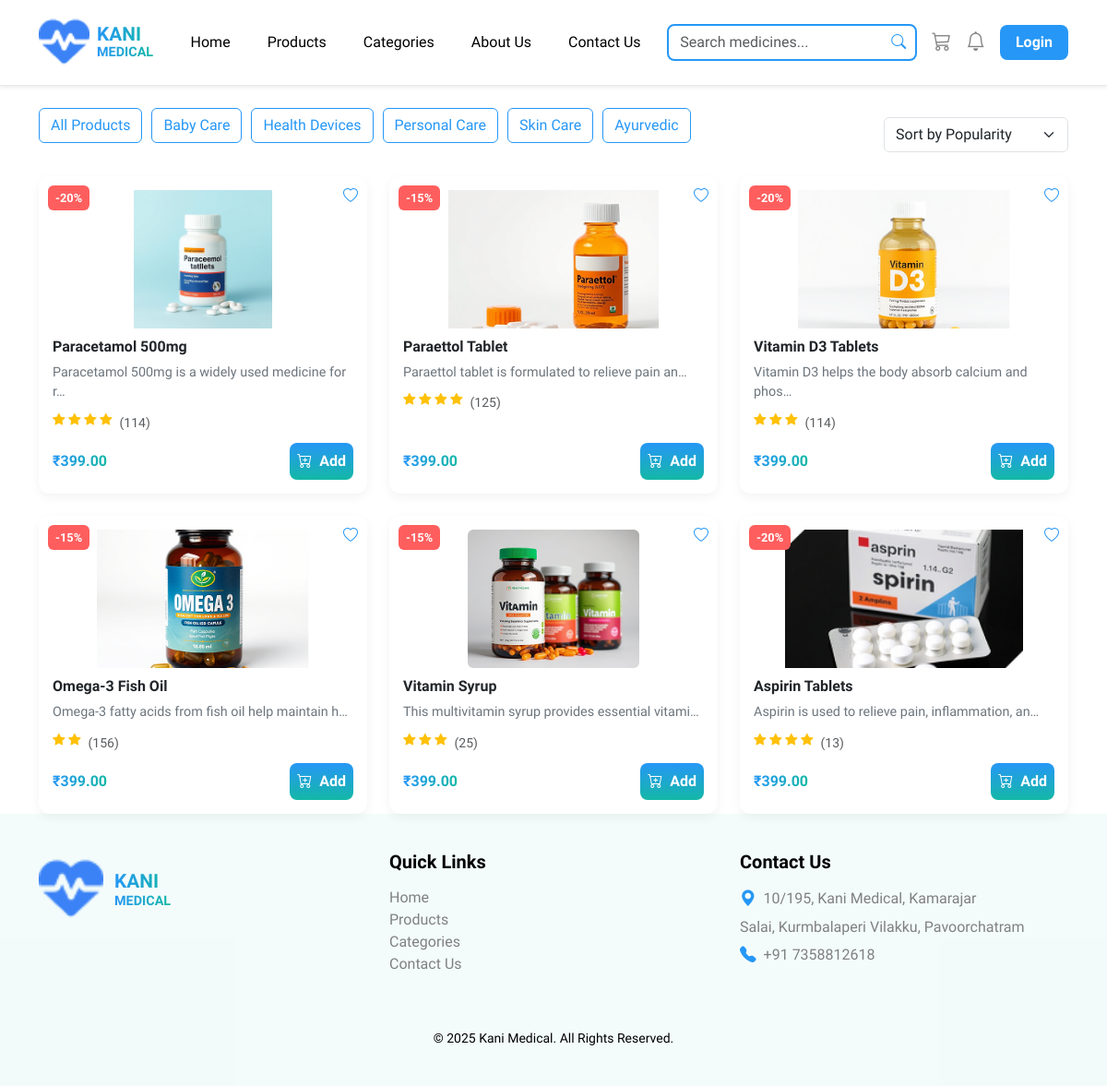
Page /categories/ on the committed database.
### shop/models.py (models this page shows, shortened)
class Category(models.Model):
    name = models.CharField(max_length=100, unique=True)
    description = models.TextField(blank=True, null=True)

class Product(models.Model):
    category = models.ForeignKey('Category', on_delete=models.CASCADE, related_name='products')
    name = models.CharField(max_length=200)
    short_description = models.CharField(max_length=255, blank=True, null=True)
    description = models.TextField()
    price = models.DecimalField(max_digits=10, decimal_places=2)
    discount_price = models.DecimalField(max_digits=10, decimal_places=2, blank=True, null=True)
    image = models.ImageField(upload_to='products/')
    stock = models.PositiveIntegerField(default=0)
    rating = models.PositiveIntegerField(default=0)
    rating_count = models.PositiveIntegerField(default=0)
    is_featured = models.BooleanField(default=False)
    badge = models.CharField(max_length=50, blank=True, null=True)
    key_benefits = models.TextField(blank=True, null=True, help_text="Enter one benefit per line")

### shop/views.py (the view)
# urls.py: path('categories/', views.categories, name='categories'),
def categories(request):
    all_categories = Category.objects.all()
    all_products = Product.objects.all()
    context = {
        'categories': all_categories,
        'products': all_products,
    }
    return render(request, 'shop/categories.html', context)

### shop/context_processors.py (called while the page is built)
def cart_count(request):
    cart_items_count = 0
    if request.user.is_authenticated:
        cart_items_count = Cart.objects.filter(user=request.user).count()
    else:
        cart = request.session.get('cart', {})
        for item in cart.values():
            cart_items_count += item.get('quantity', 0)
    return {
        'cart_items_count': cart_items_count
    }

### shop/templatetags/custom_tags.py (called while the page is built)
@register.filter
def times(number):
    if not number:
        return range(0)
    return range(number)

### shop/templates/shop/categories.html (shortened to what this page needs)
{% extends 'shop/base.html' %}
{% load static %}
{% load custom_tags %}
{% block content %}
<div class="container mt-4">
    <div class="d-flex justify-content-between align-items-center mb-3 flex-wrap">
        <div class="category-btns">
            {% for category in categories %}
                <button data-category="{{ category.name }}">{{ category.name }}</button>
            {% endfor %}
        </div>
        <select class="form-select sort-select mt-2 mt-md-0" style="width: 200px;">
            <option value="popularity">Sort by Popularity</option>
        </select>
    </div>
    <div class="row row-cols-1 row-cols-md-3 g-4" id="products-grid">
        {% for product in products %}
        <div class="col product-item" data-category="{{ product.category.name }}" data-price="{{ product.price }}" data-popularity="{{ product.rating|default:0 }}">
            <a href="{% url 'product_detail' product_id=product.id %}?from_category=1" class="text-decoration-none text-dark">
             <div class="product-card position-relative h-100 d-flex flex-column">
                    {% if product.badge %}
                        {% if product.badge == "Best Seller" %}
                            <div class="product-badge badge-best-seller">{{ product.badge }}</div>
                        {% elif product.badge == "New" %}
                            <div class="product-badge badge-new">{{ product.badge }}</div>
                        {% else %}
                            <div class="product-badge badge-default">{{ product.badge }}</div>
                        {% endif %}
                    {% endif %}
                    <div class="wishlist-icon"><i class="bi bi-heart"></i></div>
                    <img src="{{ product.image.url|default_if_none:'/static/images/placeholder.png' }}" alt="{{ product.name }}" class="img-fluid mb-2">
                    <div class="product-name">{{ product.name }}</div>
                    <div class="product-desc">{{ product.description|truncatechars:50 }}</div>
                    <div class="d-flex align-items-center mb-2">
                        <div class="product-rating me-2">
                            {% for i in product.rating|default:0|times %}
                                <i class="bi bi-star-fill text-warning"></i>
                            {% endfor %}
                        </div>
                        <small class="text-muted">({{ product.rating_count|default:0 }})</small>
                    </div>
                    <div class="d-flex justify-content-between align-items-center mt-auto">
                        <div>
                            <span class="price-gradient">₹{{ product.price }}</span>
                        </div>
                        <button class="add-cart-btn"><i class="bi bi-cart-plus me-1"></i> Add</button>
                    </div>
                </div>
            </a>
        </div>
        {% endfor %}
    </div>
</div>
{% endblock %}

### shop/templates/shop/base.html (shortened to what this page needs)
{% load static %}
<!DOCTYPE html>
<html lang="en">
<head>
  <link href="https://cdn.jsdelivr.net/npm/bootstrap@5.3.2/dist/css/bootstrap.min.css" rel="stylesheet">
  <link href="https://cdn.jsdelivr.net/npm/bootstrap-icons@1.11.1/font/bootstrap-icons.css" rel="stylesheet">
<link rel="stylesheet" href="{% static 'css/style.css' %}">
</head>
<body>
<nav class="navbar navbar-expand-lg shadow-sm">
  <div class="container">
    <a class="navbar-brand d-flex align-items-center" href="{% url 'home' %}">
      <img src="{% static 'images/i.png' %}" alt="Logo">
      <div class="brand-text ms-2">
        <span>KANI</span>
        <small>MEDICAL</small>
      </div>
    </a>
    <div class="collapse navbar-collapse" id="navbarNav">
      <ul class="navbar-nav text-center">
        <li class="nav-item"><a class="nav-link" href="{% url 'home' %}">Home</a></li>
        <li class="nav-item"><a class="nav-link" href="#">Products</a></li>
        <li class="nav-item"><a class="nav-link" href="{% url 'categories' %}">Categories</a></li>
        <li class="nav-item"><a class="nav-link" href="{% url 'About' %}">About Us</a></li>
        <li class="nav-item"><a class="nav-link" href="{% url 'Contact' %}">Contact Us</a></li>
      </ul>
      <div class="d-flex align-items-center gap-3 ms-auto">
        <form class="search-bar">
          <input class="form-control" type="search" placeholder="Search medicines..." aria-label="Search">
          <i class="bi bi-search"></i>
        </form>
<a href="{% url 'cart_page' %}" class="icon-grey position-relative">
  <i class="bi bi-cart3"></i>
</a>
        <a href="#" class="icon-grey"><i class="bi bi-bell"></i></a>
        {% if user.is_authenticated %}
          <div class="dropdown">
            <a class="btn btn-login dropdown-toggle" href="#" role="button" id="userMenu" data-bs-toggle="dropdown" aria-expanded="false">
              {{ user.username }}
            </a>
            <ul class="dropdown-menu" aria-labelledby="userMenu">
              <li><hr class="dropdown-divider"></li>
              <li><a class="dropdown-item" href="{% url 'logout' %}">Logout</a></li>
            </ul>
          </div>
        {% else %}
          <a href="{% url 'login' %}" class="btn btn-login">Login</a>
        {% endif %}
      </div>
    </div>
  </div>
</nav>
  <main>
    {% block content %}
    {% endblock %}
  </main>
  <footer>
    <div class="container">
      <div class="row">
        <div class="col-md-4 mb-4">
          <div class="footer-logo">
            <img src="{% static 'images/i.png' %}" alt="Logo">
            <div class="brand-text">
              <span>KANI</span>
              <small>MEDICAL</small>
            </div>
          </div>
        </div>
        <div class="col-md-4 mb-4">
          <h5>Quick Links</h5>
          <ul>
            <li><a href="#">Home</a></li>
            <li><a href="#">Products</a></li>
            <li><a href="{% url 'categories' %}">Categories</a></li>
            <li><a href="#">Contact Us</a></li>
          </ul>
        </div>
        <div class="col-md-4 mb-4">
          <h5>Contact Us</h5>
          <div class="contact-info">
            <p><i class="bi bi-geo-alt-fill"></i>10/195, Kani Medical, Kamarajar</p>
            <p>Salai, Kurmbalaperi Vilakku, Pavoorchatram</p>
            <p><i class="bi bi-telephone-fill"></i>+91 7358812618</p>
          </div>
        </div>
      </div>
      <div class="text-center mt-3">
        <small>© 2025 Kani Medical. All Rights Reserved.</small>
      </div>
    </div>
  </footer>
</body>
</html>

### shop/templates/shop/base.html (style rules this page uses)
body { font-family: 'Urbanist', sans-serif; background-color: #ffffff; color: #000000; }
.navbar { background-color: #ffffff; border-bottom: 1px solid #eaeaea; position: sticky; top: 0; z-index: 1030; transition: all 0.3s ease-in-out; }
.navbar-brand img { width: 55px; height: auto; }
.brand-text { display: flex; flex-direction: column; line-height: 1.1; }
.brand-text span { font-weight: 700; font-size: 1.3rem; background: linear-gradient(90deg, #2697F6, #14B8A6); -webkit-background-clip: text; -webkit-text-fill-color: transparent; }
.brand-text small { font-size: 0.9rem; font-weight: 600; background: linear-gradient(90deg, #2697F6, #14B8A6); -webkit-background-clip: text; -webkit-text-fill-color: transparent; }
.navbar-nav { margin: 0 auto; }
.navbar-nav .nav-link { color: #000 !important; font-weight: 500; margin: 0 12px; position: relative; }
.navbar-nav .nav-link { position: relative; padding: 8px 15px; border-radius: 8px; transition: all 0.3s ease; }
.search-bar { position: relative; animation: fadeIn 0.6s ease-in-out; }
.search-bar input { border: 2px solid #2697F6; border-radius: 8px; padding-right: 35px; }
.search-bar .bi-search { position: absolute; right: 12px; top: 50%; transform: translateY(-50%); color: #2697F6; }
.icon-grey { color: grey !important; font-size: 1.3rem; transition: transform 0.2s ease-in-out; }
.btn-login { background-color: #2697F6; color: #fff; border-radius: 8px; padding: 6px 16px; font-weight: 600; transition: all 0.3s ease-in-out; }
footer { background-color: rgba(20, 184, 166, 0.05); padding: 40px 0; animation: fadeInUp 0.8s ease-in-out; }
footer h5 { font-weight: 700; margin-bottom: 15px; color: #000; }
footer ul { list-style: none; padding: 0; }
footer ul li a { text-decoration: none; color: grey; transition: 0.3s; }
.footer-logo { display: flex; align-items: center; }
.footer-logo img { width: 70px; height: auto; margin-right: 12px; }
.footer-logo .brand-text { display: flex; flex-direction: column; line-height: 1.2; }
.footer-logo .brand-text span, .footer-logo .brand-text small { font-weight: 700; background: linear-gradient(90deg, #2697F6, #14B8A6); -webkit-background-clip: text; -webkit-text-fill-color: transparent; }
.contact-info p { margin: 5px 0; color: grey; display: flex; align-items: center; }
.contact-info i { color: #2697F6; margin-right: 8px; font-size: 1.1rem; }

### shop/templates/shop/categories.html (style rules this page uses)
.category-btns { display: flex; flex-wrap: wrap; gap: 10px; margin-bottom: 20px; }
.category-btns button { border: 1px solid #2697F6; border-radius: 6px; background: #fff; color: #2697F6; padding: 6px 12px; cursor: pointer; transition: 0.3s; }
.sort-select { float: right; }
.product-card { background: #fff; border-radius: 12px; padding: 15px; box-shadow: 0 4px 12px rgba(0,0,0,0.05); position: relative; overflow: hidden; display: flex; flex-direction: column; }
.product-badge { position: absolute; top: 10px; left: 10px; color: #fff; padding: 4px 8px; border-radius: 6px; font-size: 0.8rem; font-weight: 600; }
.badge-default { background: #FF5E5E; }
.wishlist-icon { position: absolute; top: 10px; right: 10px; color: #2697F6; cursor: pointer; transition: 0.3s; }
.product-card img { width: 100%; height: 150px; object-fit: contain; margin-bottom: 10px; transition: transform 0.3s; }
.product-name { font-weight: 600; margin-bottom: 5px; }
.product-desc { font-size: 0.9rem; color: #6c757d; margin-bottom: 8px; }
.product-rating { color: #FFD700; font-size: 0.85rem; margin-bottom: 8px; }
.price-gradient { background: linear-gradient(90deg, #2697F6, #14B8A6); -webkit-background-clip: text; -webkit-text-fill-color: transparent; font-weight: 700; }
.add-cart-btn { background: linear-gradient(to bottom, #2697F6, #14B8A6); color: #fff; border: none; border-radius: 8px; padding: 8px; font-weight: 600; transition: 0.3s; }

### rows in the picture
Category: name "All Products"
Category: name "Baby Care"
Category: name "Health Devices"
Category: name "Personal Care"
Category: name "Skin Care"
Category: name "Ayurvedic"
Product: badge "-20%", image (picture), name "Paracetamol 500mg", description "Paracetamol 500mg is a widely used medicine for r…", rating 4 (drawn), rating_count "114", price "399.00"
Product: badge "-15%", image (picture), name "Paraettol Tablet", description "Paraettol tablet is formulated to relieve pain an…", rating 4 (drawn), rating_count "125", price "399.00"
Product: badge "-20%", image (picture), name "Vitamin D3 Tablets", description "Vitamin D3 helps the body absorb calcium and phos…", rating 3 (drawn), rating_count "114", price "399.00"
Product: badge "-15%", image (picture), name "Omega-3 Fish Oil", description "Omega-3 fatty acids from fish oil help maintain h…", rating 2 (drawn), rating_count "156", price "399.00"
Product: badge "-15%", image (picture), name "Vitamin Syrup", description "This multivitamin syrup provides essential vitami…", rating 3 (drawn), rating_count "25", price "399.00"
Product: badge "-20%", image (picture), name "Aspirin Tablets", description "Aspirin is used to relieve pain, inflammation, an…", rating 4 (drawn), rating_count "13", price "399.00"
